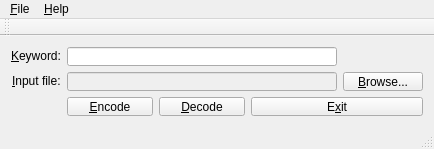
<?xml version="1.0" encoding="UTF-8"?>
<ui version="4.0">
 <class>MainWindow</class>
 <widget class="QMainWindow" name="MainWindow">
  <property name="geometry">
   <rect>
    <x>0</x>
    <y>0</y>
    <width>434</width>
    <height>149</height>
   </rect>
  </property>
  <property name="minimumSize">
   <size>
    <width>315</width>
    <height>149</height>
   </size>
  </property>
  <property name="maximumSize">
   <size>
    <width>16777215</width>
    <height>193</height>
   </size>
  </property>
  <property name="windowTitle">
   <string>FileScrambler</string>
  </property>
  <property name="layoutDirection">
   <enum>Qt::LeftToRight</enum>
  </property>
  <widget class="QWidget" name="centralWidget">
   <layout class="QGridLayout" name="gridLayout">
    <item row="1" column="0" alignment="Qt::AlignRight">
     <widget class="QLabel" name="mFileLabel">
      <property name="sizePolicy">
       <sizepolicy hsizetype="Maximum" vsizetype="Maximum">
        <horstretch>0</horstretch>
        <verstretch>0</verstretch>
       </sizepolicy>
      </property>
      <property name="font">
       <font>
        <family>Arial</family>
       </font>
      </property>
      <property name="text">
       <string>&amp;Input file:</string>
      </property>
      <property name="buddy">
       <cstring>mFileEdit</cstring>
      </property>
     </widget>
    </item>
    <item row="0" column="0">
     <widget class="QLabel" name="mKeyLabel">
      <property name="sizePolicy">
       <sizepolicy hsizetype="Maximum" vsizetype="Maximum">
        <horstretch>0</horstretch>
        <verstretch>0</verstretch>
       </sizepolicy>
      </property>
      <property name="font">
       <font>
        <family>Arial</family>
       </font>
      </property>
      <property name="text">
       <string>&amp;Keyword:</string>
      </property>
      <property name="scaledContents">
       <bool>false</bool>
      </property>
      <property name="buddy">
       <cstring>mKeyEdit</cstring>
      </property>
     </widget>
    </item>
    <item row="2" column="3" colspan="2">
     <widget class="QPushButton" name="mExitButton">
      <property name="sizePolicy">
       <sizepolicy hsizetype="Preferred" vsizetype="Preferred">
        <horstretch>0</horstretch>
        <verstretch>0</verstretch>
       </sizepolicy>
      </property>
      <property name="font">
       <font>
        <family>Arial</family>
       </font>
      </property>
      <property name="toolTip">
       <string>&lt;html&gt;&lt;head/&gt;&lt;body&gt;&lt;p&gt;Exits this program&lt;/p&gt;&lt;/body&gt;&lt;/html&gt;</string>
      </property>
      <property name="text">
       <string>E&amp;xit</string>
      </property>
     </widget>
    </item>
    <item row="1" column="1" colspan="3">
     <widget class="QLineEdit" name="mFileEdit">
      <property name="enabled">
       <bool>false</bool>
      </property>
      <property name="sizePolicy">
       <sizepolicy hsizetype="Preferred" vsizetype="Maximum">
        <horstretch>0</horstretch>
        <verstretch>0</verstretch>
       </sizepolicy>
      </property>
      <property name="font">
       <font>
        <family>Arial</family>
       </font>
      </property>
      <property name="toolTip">
       <string>&lt;html&gt;&lt;head/&gt;&lt;body&gt;&lt;p&gt;Shows the path to the file to be encoded/decoded&lt;/p&gt;&lt;/body&gt;&lt;/html&gt;</string>
      </property>
      <property name="text">
       <string/>
      </property>
     </widget>
    </item>
    <item row="1" column="4">
     <widget class="QPushButton" name="mFileButton">
      <property name="sizePolicy">
       <sizepolicy hsizetype="Maximum" vsizetype="Maximum">
        <horstretch>0</horstretch>
        <verstretch>0</verstretch>
       </sizepolicy>
      </property>
      <property name="font">
       <font>
        <family>Arial</family>
       </font>
      </property>
      <property name="toolTip">
       <string>&lt;html&gt;&lt;head/&gt;&lt;body&gt;&lt;p&gt;Select the file to be encoded/decoded&lt;/p&gt;&lt;/body&gt;&lt;/html&gt;</string>
      </property>
      <property name="text">
       <string>&amp;Browse...</string>
      </property>
     </widget>
    </item>
    <item row="2" column="1">
     <widget class="QPushButton" name="mEncodeButton">
      <property name="sizePolicy">
       <sizepolicy hsizetype="Preferred" vsizetype="Preferred">
        <horstretch>0</horstretch>
        <verstretch>0</verstretch>
       </sizepolicy>
      </property>
      <property name="font">
       <font>
        <family>Arial</family>
       </font>
      </property>
      <property name="toolTip">
       <string>&lt;html&gt;&lt;head/&gt;&lt;body&gt;&lt;p&gt;Encode the file&lt;/p&gt;&lt;/body&gt;&lt;/html&gt;</string>
      </property>
      <property name="text">
       <string>&amp;Encode</string>
      </property>
     </widget>
    </item>
    <item row="2" column="2">
     <widget class="QPushButton" name="mDecodeButton">
      <property name="sizePolicy">
       <sizepolicy hsizetype="Preferred" vsizetype="Preferred">
        <horstretch>0</horstretch>
        <verstretch>0</verstretch>
       </sizepolicy>
      </property>
      <property name="font">
       <font>
        <family>Arial</family>
       </font>
      </property>
      <property name="toolTip">
       <string>&lt;html&gt;&lt;head/&gt;&lt;body&gt;&lt;p&gt;Decodes the file&lt;/p&gt;&lt;/body&gt;&lt;/html&gt;</string>
      </property>
      <property name="text">
       <string>&amp;Decode</string>
      </property>
     </widget>
    </item>
    <item row="0" column="1" colspan="3">
     <widget class="QLineEdit" name="mKeyEdit">
      <property name="sizePolicy">
       <sizepolicy hsizetype="Preferred" vsizetype="Maximum">
        <horstretch>0</horstretch>
        <verstretch>0</verstretch>
       </sizepolicy>
      </property>
      <property name="font">
       <font>
        <family>Arial</family>
       </font>
      </property>
      <property name="toolTip">
       <string>The keyword is the password used to encode or decode your file</string>
      </property>
     </widget>
    </item>
   </layout>
  </widget>
  <widget class="QMenuBar" name="menuBar">
   <property name="geometry">
    <rect>
     <x>0</x>
     <y>0</y>
     <width>434</width>
     <height>21</height>
    </rect>
   </property>
   <widget class="QMenu" name="menuFile">
    <property name="title">
     <string>&amp;File</string>
    </property>
    <addaction name="actionExit"/>
   </widget>
   <widget class="QMenu" name="menuHelp">
    <property name="title">
     <string>&amp;Help</string>
    </property>
    <addaction name="actionLicense"/>
    <addaction name="actionAbout"/>
   </widget>
   <addaction name="menuFile"/>
   <addaction name="menuHelp"/>
  </widget>
  <widget class="QToolBar" name="mainToolBar">
   <attribute name="toolBarArea">
    <enum>TopToolBarArea</enum>
   </attribute>
   <attribute name="toolBarBreak">
    <bool>false</bool>
   </attribute>
  </widget>
  <widget class="QStatusBar" name="statusBar"/>
  <action name="actionAbout">
   <property name="text">
    <string>&amp;About</string>
   </property>
  </action>
  <action name="actionExit">
   <property name="text">
    <string>E&amp;xit</string>
   </property>
  </action>
  <action name="actionLicense">
   <property name="text">
    <string>&amp;License</string>
   </property>
  </action>
 </widget>
 <layoutdefault spacing="6" margin="11"/>
 <tabstops>
  <tabstop>mKeyEdit</tabstop>
  <tabstop>mFileButton</tabstop>
  <tabstop>mEncodeButton</tabstop>
  <tabstop>mDecodeButton</tabstop>
  <tabstop>mExitButton</tabstop>
  <tabstop>mFileEdit</tabstop>
 </tabstops>
 <resources/>
 <connections/>
</ui>
